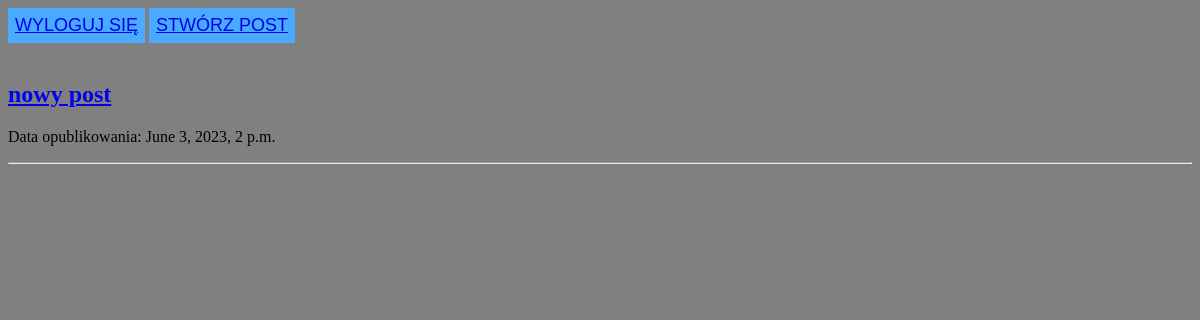
Before: /posty with the older database file.
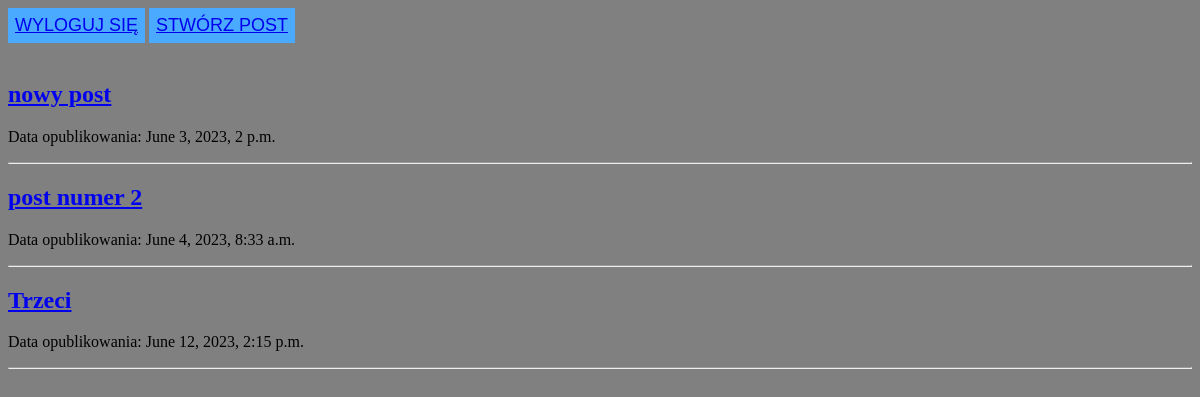
After: the same page with the newer database file.
### posty/models.py (models this page shows, shortened)
class Post(models.Model):
    objects = None
    STATUS_CHOICES = (
        ('draft', 'Draft'),
        ('published', 'Published')
    )
    title = models.CharField(max_length=250)
    slug = models.SlugField(max_length=250)
    content = models.TextField()
    published = models.DateTimeField(default=timezone.now())
    created = models.DateTimeField(auto_now_add=True)
    updated = models.DateTimeField(auto_now=True)
    def get_absolute_url(self):
        return reverse('post_detail', args=[self.slug])

### posty/views.py (the view)
# urls.py: path('posty', views.list_of_post, name='posty'),
def list_of_post(request):
    post = Post.objects.all()
    template = 'posty/posty.html'
    context = {'post': post}
    return render(request, template, context)

### posty/templates/posty/posty.html (shortened to what this page needs)
<!DOCTYPE html>
<html lang="en">
<head>
    {% load static %}
    <link href="{% static 'css/common.css' %}" rel="stylesheet" />
    <link href="{% static 'css/button.css' %}" rel="stylesheet" />
</head>
<body>
<button type="submit" class="btn"><a href="/wylogowanie">Wyloguj się</a></button>
<button type="submit" class="btn"><a href="/posty/create">Stwórz post</a></button>
<br>
<br>
{% for posts in post %}
<h2><a href="{{posts.get_absolute_url}}">{{ posts.title }}</a></h2>
<p>Data opublikowania: {{posts.published}}</p>
<hr> {{post.content|truncatewords:40|linebreaks}}
{%endfor%}
</body>
</html>

### static/css/common.css (style rules this page uses)
body { background-color: grey; }

### static/css/button.css (style rules this page uses)
.btn { background-color: #49aaff; color: aliceblue; font-size: 18px; padding: 6px; text-decoration: none; transition-duration: 0.4s; border: 1px solid #49aaff; text-transform: uppercase; }

Changed rows visible on the page:
added Post: title "post numer 2", published "June 4, 2023, 8:33 a.m."
added Post: title "Trzeci", published "June 12, 2023, 2:15 p.m."
